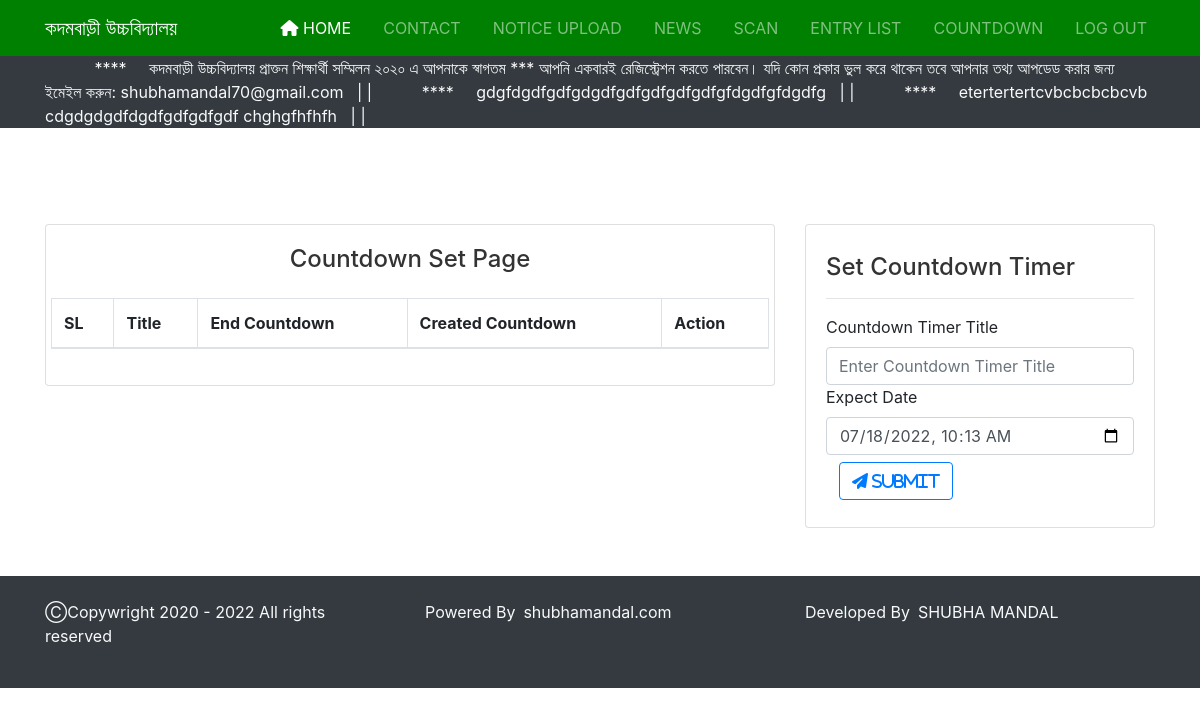
Before: /src/admin/countdown_post.php (signed in) with the older database file.
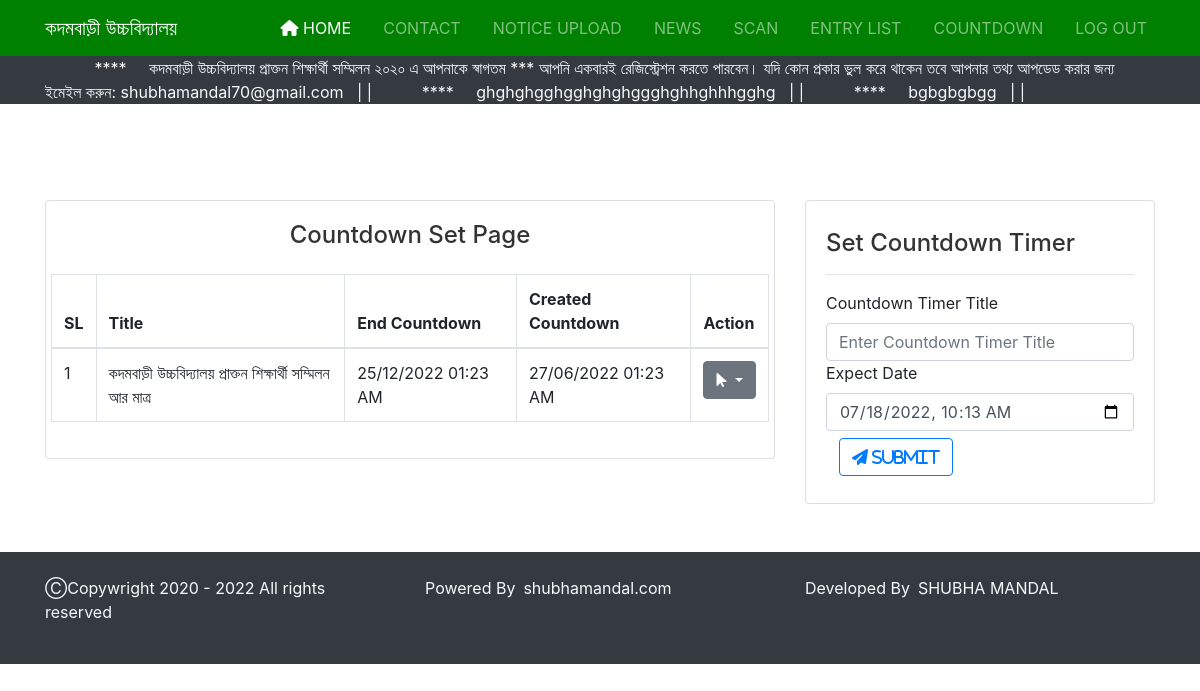
After: the same page with the newer database file.
### tables this page shows
CREATE TABLE `news` (
  `id` int(11) NOT NULL,
  `title` varchar(50) NOT NULL,
  `news_description` varchar(500) NOT NULL,
  `date` datetime NOT NULL DEFAULT current_timestamp()
);

CREATE TABLE `countdowns` (
  `id` int(11) NOT NULL,
  `title` varchar(255) NOT NULL,
  `end_date` datetime NOT NULL,
  `date` datetime NOT NULL DEFAULT current_timestamp()
);

### src/admin/countdown_post.php (the view, shortened to what this page needs)
<?php
include("../db.php");
$sql= "SELECT * FROM countdowns ORDER BY countdowns . date DESC";
$result = mysqli_query($conn,$sql);
$countdown_post = mysqli_fetch_all($result, MYSQLI_ASSOC);
?>
<?php include("admin_header.php"); ?>
  <section id="support" class="py-5">
    <div class="container">
      <div class="row pt-5">
        <div class="col-md-8">
          <div class="card">
            <div class="card-body">
              <h4 class="mb-4 text-center">Countdown Set Page </h4>
              <div class="row">
                <div class="table-responsive table--no-card m-b-30" >
                <table class="table table-bordered" id="myTable">
                  <thead>
                    <tr>
                      <th >SL</th>
                      <th  >Title</th>
                      <th  >End Countdown</th>
                      <th  >Created Countdown</th>
                      <th >Action</th>
                    </tr>
                  </thead>
                  <tbody>
                  <?php  $serial=0;
                  foreach($countdown_post as $countdown): $serial+=1;?>
                    <tr>
                    <td> <?php echo $serial;?> </td>
                      <td> <?php echo $countdown['title'];?> </td>
                      <td> <?php echo date('d/m/Y h:i A',strtotime($countdown["end_date"]));?> </td>
                      <td> <?php echo date('d/m/Y h:i A',strtotime($countdown["date"]));?> </td>
                      <td>
                        <div class="dropdown">
                        <button class="btn btn-secondary dropdown-toggle" type="button" id="dropdownMenuButton" data-toggle="dropdown" aria-haspopup="true" aria-expanded="false">
                          <i class="fa fa-mouse-pointer" aria-hidden="true"></i>
                        </button>
                              </div>
                      </td>
                    </tr>
                    <?php  endforeach ;  ?>
                  </tbody>
                </table>
              </div>
              </div>
            </div>
          </div>
        </div>
        <div class="col-md-4">
          <div class="card">
            <div class="card-body">
           <h4 class="mt-2"> Set Countdown Timer</h4>
           <hr>
            <form action="countdown_store.php" method="POST">
                <div class="form-group">
                    <label for="title">Countdown Timer Title</label>
                    <input type="text" class="form-control" required name="title" placeholder="Enter Countdown Timer Title" >
                </div>
                <div class="form-group">
                <label for="end_date"> Expect Date </label>
                <input type="datetime-local" class="form-control" required name="end_date" placeholder="Enter Countdown Timer Title" value="<?php echo date('Y-m-d\TH:i')?>" >
                </div>
                <div class="form-group">
                    <div class="btn">
                        <button type="submit" name="submit" class="btn btn-outline-primary"><i class="fa fa-paper-plane" aria-hidden="true"> Submit</i></button>
                    </div>
                </div>
            </form>
        </div>
    </div>
</div>
</div>
</div>
</section>
  <?php include("admin_footer.php");   ?>

### src/admin/admin_header.php (shortened to what this page needs)
<?php
include("../db.php");
$sql= "SELECT * FROM news ";
$result = mysqli_query($conn,$sql);
?>
<!DOCTYPE html>
<html lang="en">
<head>
  <link rel="stylesheet" href="../css/uikit.min.css">
  <link rel="stylesheet" href="../css/slick.css">
  <link rel="stylesheet" href="../css/slick-theme.css">
  <link rel="stylesheet" href="../css/font-awesome.min.css">
  <link rel="stylesheet" href="//cdn.datatables.net/1.10.20/css/jquery.dataTables.min.css">
  <link rel="stylesheet" href="../css/dataTables.bootstrap4.min.css">
  <link rel="stylesheet" href="../css/responsive.dataTables.min.css">
  <link rel="stylesheet" href="../css/bootstrap.css">
  <link rel="stylesheet" href="../css/style.css">
  <link rel="stylesheet" href="../scss/style.scss">
</head>
<body>
   <section id="showcase" class="bg-success">
        <nav class="navbar navbar-dark  navbar-expand-md" uk-sticky="top: 5; animation: uk-animation-slide-top; bottom: #sticky-on-scroll-up">
  <div class="container ">
    <a href="index.php" class="navbar-brand ">কদমবাড়ী উচ্চবিদ্যালয় </a>
    <div id="navbarNav" class="collapse navbar-collapse ">
      <ul class="navbar-nav ml-auto">
        <li class="nav-item active">
          <a class="nav-link" href="index.php"><i class="fas fa-home"></i> home</a>
        </li>
        <li class="nav-item">
          <a class="nav-link" href="contact_list.php">contact</a>
        </li>
        <li class="nav-item">
          <a class="nav-link" href="notice.php">notice upload</a>
        </li>
        <li class="nav-item">
          <a class="nav-link" href="news_post.php">News </a>
        </li>
        <li class="nav-item">
          <a class="nav-link" href="scanner.php">Scan </a>
        </li>
        <li class="nav-item">
          <a class="nav-link" href="entrycount.php" target="_blank">Entry List </a>
        </li>
        <li class="nav-item">
          <a class="nav-link" href="countdown_post.php" >countdown </a>
        </li>
        <li class="nav-item ">
        <a class="nav-link" href="logout.php">log out</a>
        </li>
      </ul>
    </div>
  </div>
</nav>
   </section>
<section class="news bg-dark">
        <div class="container">
        <div class="row">
            <div class="col-md">
<marquee class="text-light" direction="left" onmouseover="this.stop();" onmouseout="this.start();">
  <?php
  if(mysqli_num_rows($result) >0){
    while($row = mysqli_fetch_assoc($result)) {
      echo "&nbsp;&nbsp;&nbsp;&nbsp;&nbsp;&nbsp;&nbsp;&nbsp;&nbsp;&nbsp; **** &nbsp;&nbsp;&nbsp;&nbsp;", $row["news_description"],"&nbsp;&nbsp;&nbsp;|&nbsp;|" ;
    }
  }
  ?>
  </marquee>
            </div>
        </div>
    </div>
</section>

### src/admin/admin_footer.php (shortened to what this page needs)
<section id="copy-wright" class="bg-dark">
<div class="container">
<div class="row">
<div class="col-md text-light py-4">
    <p><span>&#9400;</span>Copywright 2020 - <?php echo date('Y'); ?> All rights reserved </p>
</div>
<div class="col-md text-light py-4">
     <p>Powered By<a class="ml-2 text-light" href="https://shubhamandal.com/">shubhamandal.com</a></p>
</div>
<div class="col-md text-light py-4">
    <p>Developed By<a class="ml-2 text-light" href="https://www.facebook.com/shubhamandal007">SHUBHA MANDAL</a></p>
</div>
</div>
</div>
</section>
</body>
</html>

### src/css/style.css (style rules this page uses)
.navbar { background: #008000; }
.navbar .nav-item { padding-left: 1em; }
.navbar .nav-item .nav-link { text-transform: uppercase; }
.form-group { margin-bottom: 0; }

Changed rows visible on the page:
removed news: news_description "etertertertcvbcbcbcbcvb cdgdgdgdfdgdfgdfgdfgdf chghgfhfhfh"
changed news: news_description "gdgfdgdfgdfgdgdfgdfgdfgdfgdfgfdgdfgfdgdfg" → "ghghghgghgghghghggghghhghhhgghg"
added news: news_description "bgbgbgbgg"
added countdowns: title "কদমবাড়ী উচ্চবিদ্যালয় প্রাক্তন শিক্ষার্থী সম্মিলন আর মাত্র", end_date "25/12/2022 01:23 AM", date "27/06/2022 01:23 AM"
